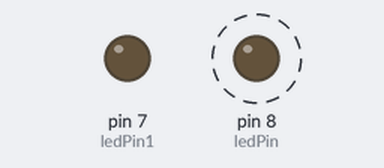
Bench run of a sketch on a simulated Arduino Uno, built with avr-gcc and run on an emulated ATmega328P. On the bench: output pins drawn as LEDs (lit = HIGH). Dashed ring = blinking.

Above: at 0.5 s.
At 3.5 s:
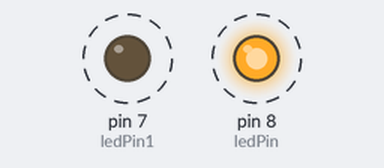
Timing chart, 0 to 4.6 s (numbered marks = the images above):
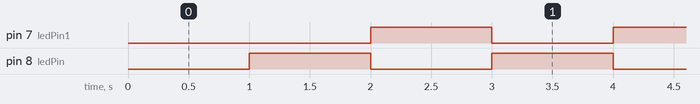

Measured:
- by itself, pin 7 (ledPin1), pin 8 (ledPin): alternates HIGH for 1.0 s and LOW for 1.0 s

The sketch:

plantilla_de_tiempo_sin_delay_yeaa1.ino
```cpp
// constants won't change. Used here to set a pin number:
const int ledPin =  8;// the number of the LED pin
const int ledPin1 =  7;
// Variables will change:
int ledState = LOW;
int ledState1 = LOW;// ledState used to set the LED

// Generally, you should use "unsigned long" for variables that hold time
// The value will quickly become too large for an int to store
unsigned long previousMillis = 0;        // will store last time LED was updated
unsigned long previousMillis1 = 0;
// constants won't change:
const long interval = 1000;           // interval at which to blink (milliseconds)
const long interval1 = 100;
void setup() {
  // set the digital pin as output:
  pinMode(ledPin, OUTPUT);
  pinMode(ledPin1, OUTPUT);
}

void loop() {
  // here is where you'd put code that needs to be running all the time.

  // check to see if it's time to blink the LED; that is, if the difference
  // between the current time and last time you blinked the LED is bigger than
  // the interval at which you want to blink the LED.
  unsigned long currentMillis = millis();
  unsigned long currentMillis1 = millis();
  if (currentMillis - previousMillis >= interval) {
    // save the last time you blinked the LED
    previousMillis = currentMillis;

    // if the LED is off turn it on and vice-versa:
    if (ledState == LOW) {
      ledState = HIGH;
    } else {
      ledState = LOW;
    }
  if (currentMillis1 - previousMillis1 >= interval1) {
    // save the last time you blinked the LED
    previousMillis1 = currentMillis1;

    // if the LED is off turn it on and vice-versa:
    if (ledState1 == LOW) {
      ledState1 = HIGH;
    } else {
      ledState1 = LOW;
    }

    // set the LED with the ledState of the variable:
    digitalWrite(ledPin, ledState);
    digitalWrite(ledPin1, !ledState1);//se enciende 1º un led y des otro,si quito! los 2a la vez jeje
  }
}}
```
